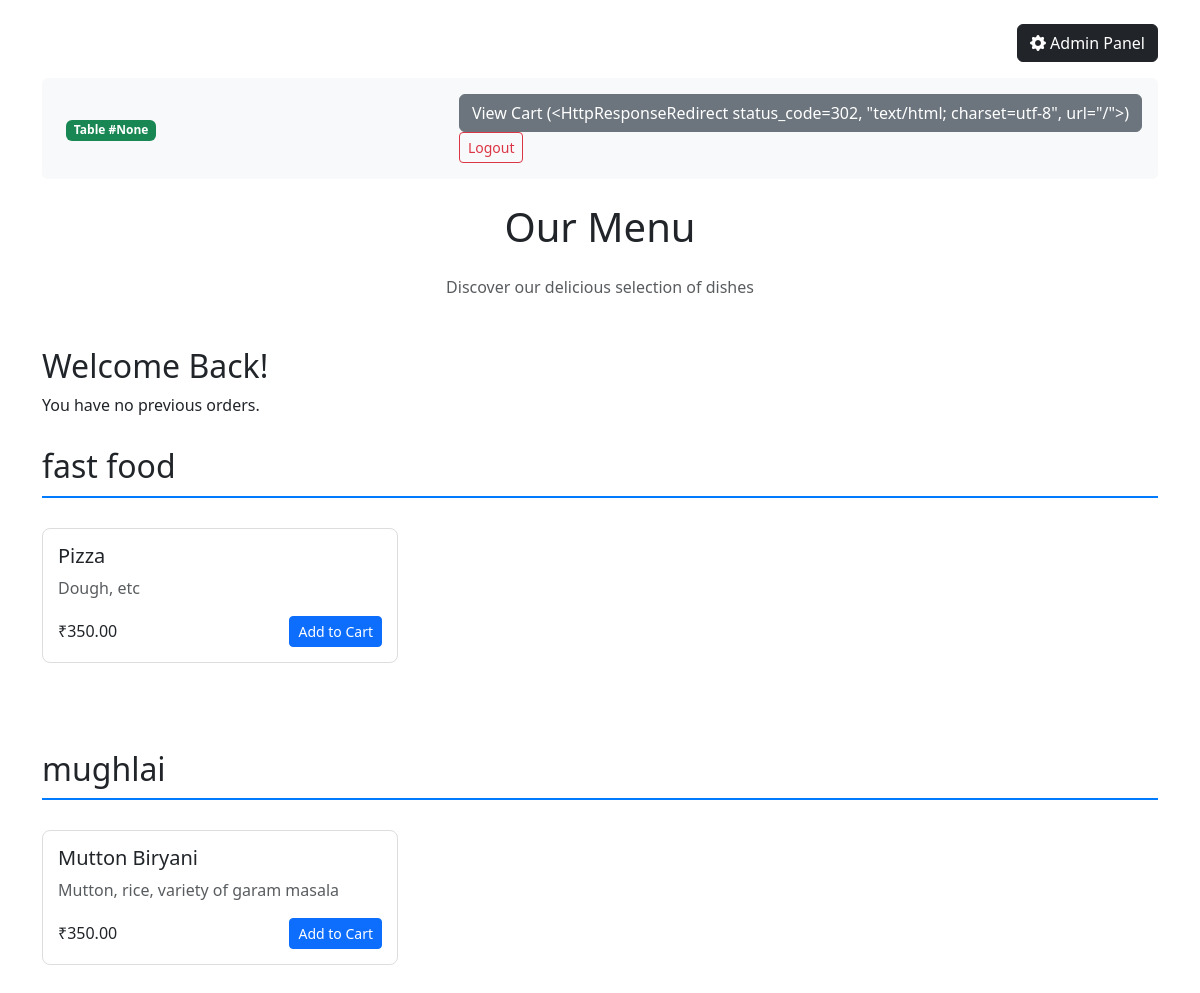
The app's page / (signed in) with its own data.
### food_items/models.py (models this page shows, shortened)
class Category(models.Model):
    name = models.CharField(max_length=100)
    class Meta:
        verbose_name_plural = "Categories"

class FoodItem(models.Model):
    name = models.CharField(max_length=100)
    price = models.DecimalField(max_digits=10, decimal_places=2)
    description = models.TextField(blank=True, null=True)
    category = models.ForeignKey(Category, on_delete=models.CASCADE)
    is_vegetarian = models.BooleanField(default=False)
    stock_quantity = models.IntegerField()

### food_items/views.py (the view)
# urls.py: path('', views.menu, name='menu'),
@login_required
def menu(request):
    categories = Category.objects.all()
    food_items = FoodItem.objects.select_related('category').all()
    menu_by_category = {}
    for category in categories:
        menu_by_category[category] = FoodItem.objects.filter(category=category)
    profile, created = UserProfile.objects.get_or_create(
        user=request.user,
        defaults={'current_table': request.session.get('table_number')}
    )
    context = {
        'menu_by_category': menu_by_category,
        'user_email': request.user.email,
        'table_number': profile.current_table,
        'cart_count': get_cart_count(request),
        'is_staff': request.user.is_staff,
        'is_superuser': request.user.is_superuser
    }
    return render(request, 'menu.html', context)

### food_items/views.py (called while the page is built)
def get_cart_count(request):
    if request.headers.get('X-Requested-With') == '':
        cart = request.session.get('cart', {})
        count = sum(cart.values())
        return JsonResponse({'cart_count': count})
    return redirect('menu')

### food_items/templates/menu.html (shortened to what this page needs)
{% load static %}
<!DOCTYPE html>
<html lang="en">
<head>
    <link href="https://cdn.jsdelivr.net/npm/bootstrap@5.3.2/dist/css/bootstrap.min.css" rel="stylesheet">
    <link href="https://cdn.jsdelivr.net/npm/bootstrap-icons@1.11.1/font/bootstrap-icons.css" rel="stylesheet">
</head>
<body>
    <div class="container mt-4">
        <div class="text-end mb-3">
            {% if is_staff or is_superuser %}
                <a href="/admin/" class="btn btn-dark" target="_blank">
                    <i class="bi bi-gear-fill"></i> Admin Panel
                </a>
            {% endif %}
        </div>
        <div class="bg-light p-3 rounded mb-4">
            <div class="d-flex justify-content-between align-items-center">
                <div>
                    <span class="badge bg-success ms-2">Table #{{ table_number }}</span>
                </div>
                <div>
                    <div class="cart">
                        <a href="{% url 'view_cart' %}" class="btn btn-secondary">
                            View Cart ({{ cart_count }})
                        </a>
                    </div>
                    <a href="{% url 'logout' %}" class="btn btn-outline-danger btn-sm">Logout</a>
                </div>
            </div>
        </div>
        <h1 class="text-center mb-4">Our Menu</h1>
        <p class="text-center text-muted mb-5">Discover our delicious selection of dishes</p>
        <h2>Welcome Back!</h2>
        {% if previous_orders %}
            <h4>Your Previous Orders:</h4>
            <ul>
                {% for order in previous_orders %}
                    <li>
                        {{ order.food_item.name }} (x{{ order.quantity }}) - Ordered on {{ order.order_date|date:"F j, Y" }}
                        <form method="post" action="{% url 'add_to_cart' order.food_item.id %}" class="d-inline">
                            {% csrf_token %}
                            <button type="submit" class="btn btn-secondary btn-sm">Order Again</button>
                        </form>
                    </li>
                {% endfor %}
            </ul>
        {% else %}
            <p>You have no previous orders.</p>
        {% endif %}
        {% for category, items in menu_by_category.items %}
            {% if items %}
                <h2 class="category-title">{{ category.name }}</h2>
                <div class="row mb-5">
                    {% for item in items %}
                        <div class="col-md-4 mb-4">
                            <div class="menu-item">
                                <h5>{{ item.name }}</h5>
                                <p class="text-muted">{{ item.description }}</p>
                                <div class="d-flex justify-content-between align-items-center">
                                    <span class="h6 mb-0">₹{{ item.price }}</span>
                                    <form method="post" action="{% url 'add_to_cart' item.id %}" class="d-inline">
                                        <button type="submit" class="btn btn-primary btn-sm">Add to Cart</button>
                                    </form>
                                </div>
                            </div>
                        </div>
                    {% endfor %}
                </div>
            {% endif %}
        {% endfor %}
    </div>
</body>
</html>

### food_items/templates/menu.html (style rules this page uses)
.menu-item { border: 1px solid #ddd; padding: 15px; margin-bottom: 15px; border-radius: 8px; transition: transform 0.2s; }
.category-title { margin: 30px 0; padding-bottom: 10px; border-bottom: 2px solid #007bff; }

### records on screen
Category: name "fast food"
FoodItem: name "Pizza", description "Dough, etc", price "350.00"
Category: name "mughlai"
FoodItem: name "Mutton Biryani", description "Mutton, rice, variety of garam masala", price "350.00"

### other values on screen
{{ table_number }} "None"
{{ cart_count }} "<HttpResponseRedirect status_code=302, \"text/html; charset=utf-8\", url=\"/\">"
